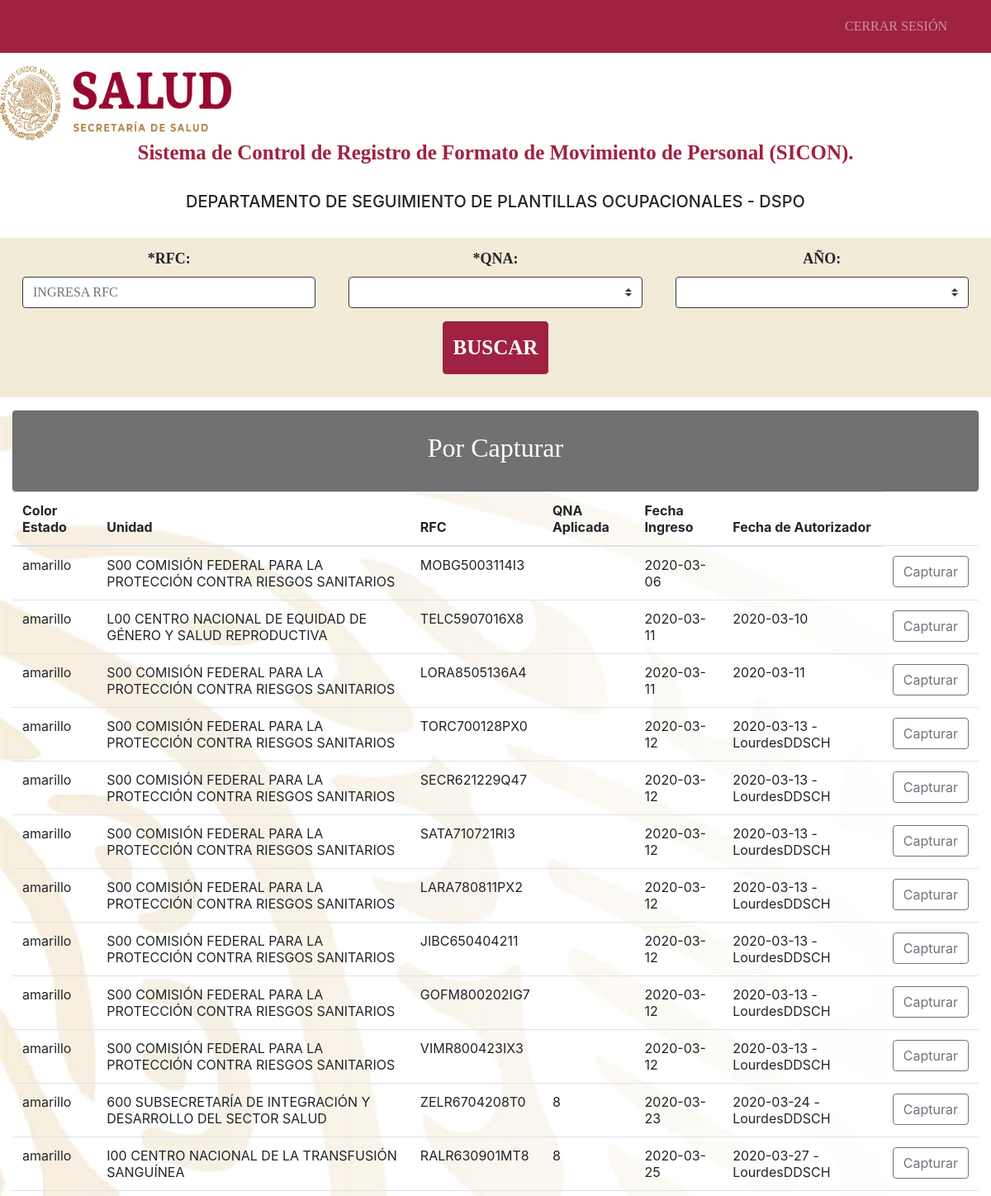
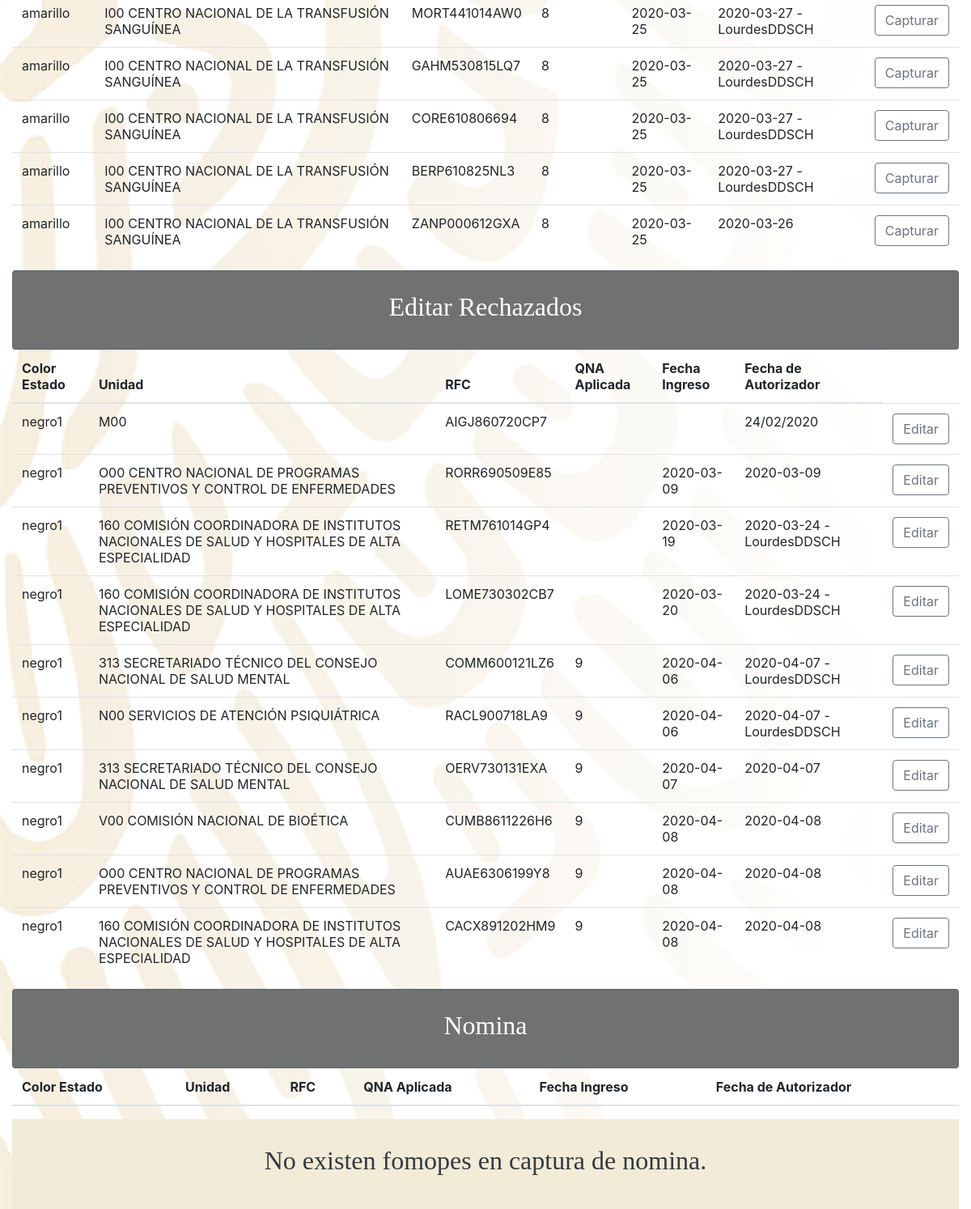
Page /roles/capturistaTostado.php?usuario_rol=IreneDSPO on the committed database (2 pictures, top to bottom).
### tables this page shows
CREATE TABLE `fomope` (
  `id_movimiento` int(11) NOT NULL,
  `color_estado` varchar(13) NOT NULL,
  `usuario_name` varchar(20) NOT NULL,
  `unidad` varchar(160) NOT NULL,
  `rfc` varchar(13) NOT NULL,
  `curp` varchar(18) NOT NULL,
  `apellido_1` varchar(30) NOT NULL,
  `apellido_2` varchar(30) NOT NULL,
  `nombre` varchar(40) NOT NULL,
  `fechaIngreso` varchar(11) NOT NULL,
  `oficioEntrega` varchar(15) DEFAULT NULL,
  `tipoEntrega` varchar(12) DEFAULT NULL,
  `tipoDeAccion` varchar(12) NOT NULL,
  `justificacionRechazo` varchar(120) NOT NULL,
  `quincenaAplicada` varchar(2) NOT NULL,
  `anio` varchar(5) NOT NULL,
  `oficioUnidad` varchar(80) NOT NULL,
  `fechaOficio` varchar(11) DEFAULT NULL,
  `fechaRecibido` varchar(11) DEFAULT NULL,
  `codigo` varchar(9) NOT NULL,
  `n_puesto` varchar(5) NOT NULL,
  `clavePresupuestaria` varchar(36) NOT NULL,
  `codigoMovimiento` varchar(5) NOT NULL,
  `descripcionMovimiento` varchar(180) NOT NULL,
  `vigenciaDel` varchar(11) NOT NULL,
  `vigenciaAl` varchar(11) NOT NULL,
  `entidad` varchar(30) NOT NULL,
  `consecutivoMaestroPuestos` varchar(5) NOT NULL,
  `puestos` varchar(100) NOT NULL,
  `observaciones` varchar(150) DEFAULT NULL,
  `fechaEnviadaRubricaDspo` varchar(11) DEFAULT NULL,
  `fechaEnviadaRubricaDipsp` varchar(11) DEFAULT NULL,
  `fechaEnviadaRubricaDgrho` varchar(11) DEFAULT NULL,
  `fechaRecepcionSpc` varchar(11) DEFAULT NULL,
  `fechaEnvioSpc` varchar(11) DEFAULT NULL,
  `fechaReciboDspo` varchar(11) DEFAULT NULL,
  `folioSpc` varchar(5) DEFAULT NULL,
  `fechaCapturaNomina` varchar(11) DEFAULT NULL,
  `fechaEntregaArchivo` varchar(11) DEFAULT NULL,
  `fechaEntregaRLaborales` varchar(11) DEFAULT NULL,
  `OfEntregaRLaborales` varchar(65) DEFAULT NULL,
  `fomopeDigital` varchar(8) DEFAULT NULL,
  `fechaEntregaUnidad` varchar(11) DEFAULT NULL,
  `OfEntregaUnidad` varchar(50) DEFAULT NULL,
  `fechaAutorizacion` varchar(40) DEFAULT NULL,
  `analistaCap` varchar(35) DEFAULT NULL,
  `fechaCaptura` varchar(45) DEFAULT NULL
);

### roles/capturistaTostado.php (the view, shortened to what this page needs)
<html>
	<head>
		<link rel="stylesheet" type="text/css" href="css/estilo_form.css">
		<link rel="stylesheet" href="https://maxcdn.bootstrapcdn.com/bootstrap/4.3.1/css/bootstrap.min.css">
		<link href='css/jquery-ui.min.css' type='text/css' rel='stylesheet'>
		<link href='css/jquery-ui.css' type='text/css' rel='stylesheet'>
	</head>
	<body>
		<form name="cerrar" action="../LoginMenu/vista/cerrarsesion.php" method="POST">
		<nav class="navbar fixed-top navbar-expand-lg navbar-dark plantilla-input fixed-top">
		    <div class="container">
		      <div class="collapse navbar-collapse" id="navbarResponsive">
		        <ul class="navbar-nav ml-auto">
		          <li class="nav-item">
		          	<a class="nav-link" href='../LoginMenu/vista/cerrarsesion.php'>CERRAR SESIÓN</a>
		        </ul>
		      </div>
		    </div>
		  </nav>
		</form>
		<?php
				include "configuracion.php";
				$usuarioSeguir =  $_GET['usuario_rol'];
			?>
<br>
	 <a  href= <?php echo ("'./menuPrincipal.php?usuario_rol=$usuarioSeguir'");?>><img class="img-responsive" src="img/ss1.png" height="90" width="280"/></a>
		<center>
				<h3 class="estilo-color plantilla-subtitulospr">Sistema de Control de Registro de Formato de Movimiento de Personal (SICON).</h3>
				<br>
				<h5 class=" plantilla-subtitulop"> DEPARTAMENTO DE SEGUIMIENTO DE PLANTILLAS OCUPACIONALES - DSPO</h5>
			<br>
			<form method="post" action="">
				<div class="plantilla-inputv text-center">
					<div class="form-row">
						<div class="col">
							<div class="form-group col-md-12">
								<label class="plantilla-label" for="elRfc">*RFC:</label>
								<input type="text" class="form-control border-dark" id="rfc" name="rfc" placeholder="Ingresa rfc" maxlength="13"  >
							</div>
						</div>
						<div class="col">
							<div class="form-group col-md-12">
								<label  class="plantilla-label" for="laQna">*QNA: </label>
									<select class="form-control custom-select border-dark" name="qnaOption">
										<?php
										$consulta = "SELECT * FROM ct_quincena";
										$resultado = mysqli_query($conexion , $consulta);
										$contador=0;
										while($misdatos = mysqli_fetch_assoc($resultado)){ $contador++;?>
										<option  data-subtext="<?php echo $misdatos["id_qna"]; ?>"><?php echo $misdatos["qna"]; ?></option>
										<?php }?>
										</select>
							</div>
						</div>
						<div class="col">
							<div class="form-group col-md-12">
								<label  class="plantilla-label" for="elAnio">AÑO: </label>
									<select class="form-control custom-select border-dark" name="anio">
										<option value=""></option>
										<option value="2019">2019</option>
									</select>
							</div>
						</div>
					</div>
				<div class="col-sm-12">
					<div class="form-row">
					<div class="form-group col-md-12">
						<div class="col text-center">
							<input type="submit" name="buscar" onclick="'<?php $_GET['usuario_rol']; ?>'" class="btn btn btn-danger tamanio-button plantilla-input text-white bord" value="Buscar"><br>
						</div>
					</div>
					</div>
				</div>
			</form>
			<div class="col-sm-12">
					<div class="card bg-secondary text-white">
						    <div class="card-body plantilla-inputg"><h2>Por Capturar</h2></div>
					</div>
					<table class="table table-hover table-white">
						<thead>
						    <tr>
						      <th scope="titulo">Color Estado</th>
						      <th scope="titulo">Unidad</th>
						      <th scope="titulo">RFC</th>
						      <th scope="titulo">QNA Aplicada</th>
			           		  <th scope="titulo">Fecha Ingreso</th>
			           		  <th scope="titulo">Fecha de Autorizador</th>
						   </tr>
					 	 </thead>
						<?php
							include "configuracion.php";
							$sql="SELECT id_movimiento,color_estado,unidad, rfc,quincenaAplicada,fechaIngreso, fechaAutorizacion from fomope WHERE (analistaCap = '$usuarioSeguir' AND color_estado = 'amarillo')";
							$result=mysqli_query($conexion,$sql);
							while($ver=mysqli_fetch_row($result)){
					        	$datos=$ver[0]."||".$usuarioSeguir."||1";
						 ?>
						<tr>
							<td><?php echo $ver[1] ?></td>
							<td><?php echo $ver[2] ?></td>
							<td><?php echo $ver[3] ?></td>
							<td><?php echo $ver[4] ?></td>
							<td><?php echo $ver[5] ?></td>
							<td><?php echo $ver[6] ?></td>
							<td>
									<button type="button" class="btn btn-outline-secondary" onclick="agregaform('<?php echo $datos ?>')" id="" >Capturar</button>
							</td>
						</tr>
						<?php
					}
						 ?>
					</table>
				</div>
			<div class="col-sm-12">
					<div class="card bg-secondary text-white">
						    <div class="card-body plantilla-inputg"><h2>Editar Rechazados</h2></div>
					</div>
					<table class="table table-hover table-white">
						<thead>
						    <tr>
						      <th scope="titulo">Color Estado</th>
						      <th scope="titulo">Unidad</th>
						      <th scope="titulo">RFC</th>
						      <th scope="titulo">QNA Aplicada</th>
			           		<th scope="titulo">Fecha Ingreso</th>
			           		<th scope="titulo">Fecha de Autorizador</th>
						   </tr>
					 	 </thead>
						<?php
							include "configuracion.php";
							$sql="SELECT id_movimiento,color_estado,unidad, rfc,quincenaAplicada,fechaIngreso, fechaAutorizacion
									from fomope WHERE color_estado = 'negro1'";
							$result=mysqli_query($conexion,$sql);
							while($ver=mysqli_fetch_row($result)){
					        	$datos=$ver[0]."||".$usuarioSeguir."||4";
						 ?>
						<tr>
							<td><?php echo $ver[1] ?></td>
							<td><?php echo $ver[2] ?></td>
							<td><?php echo $ver[3] ?></td>
							<td><?php echo $ver[4] ?></td>
							<td><?php echo $ver[5] ?></td>
							<td><?php echo $ver[6] ?></td>
							<td>
									<button type="button" class="btn btn-outline-secondary" onclick="agregaform('<?php echo $datos ?>')" id="" >Editar</button>
							</td>
						</tr>
						<?php
					}
						 ?>
					</table>
			</div>
			<div class="col-sm-12">
					<div class="card bg-secondary text-white">
						    <div class="card-body plantilla-inputg"><h2>Nomina</h2></div>
					</div>
					<table class="table table-hover table-white">
						<thead>
						    <tr>
						      <th scope="titulo">Color Estado</th>
						      <th scope="titulo">Unidad</th>
						      <th scope="titulo">RFC</th>
						      <th scope="titulo">QNA Aplicada</th>
			           		<th scope="titulo">Fecha Ingreso</th>
			           		<th scope="titulo">Fecha de Autorizador</th>
						   </tr>
					 	 </thead>
					</table>
			</div>
				<?php
						 		include "configuracion.php";
							$sql="SELECT id_movimiento, unidad, rfc,fechaOficio
									from fomope WHERE color_estado = 'rosa'";
							$result=mysqli_query($conexion,$sql);
							$totalFilas    =    mysqli_num_rows($result);
							if($totalFilas == 0){
									echo('
										<div class="col-sm-12 ">
										<div class="plantilla-inputv text-dark">
										    <div class="card-body"><h2>No existen fomopes en captura de nomina.</h2></div>
									</div>
									</div>');
							}
						  ?>
	</center>
	</body>
</html>

### roles/css/estilo_form.css (style rules this page uses)
input { text-transform: uppercase; }
body { background-image: url(../img/fondo5.png); background-size: cover; font-family: "Roboto", sans-serif; padding-top: 56px; }

### roles/capturistaTostado.php (style rules this page uses)
.bord { border-style: solid; border-color: #9f2241; }
input { text-transform: uppercase; }
.estilo-color { font-family: Monserrat, Medium; font-size: 25px; color: #9f2241 ; font-weight: bold; }
.plantilla-subtitulospr { font-family: Monserrat, Medium; font-size: 25px; font-weight: bold; }
.plantilla-input { background-color: #9f2241; font-family: Monserrat, Medium; padding: 12px; }
.plantilla-inputg { background-color: #6f7271; font-family: Monserrat, Medium; padding: 25px; }
.plantilla-inputv { background-color: #f2ebd7; font-family: Monserrat, Medium; padding: 12px; }
.plantilla-label { font-weight: bold; border-color: hsl(0, 100%, 50%); font-family: Monserrat, Medium; font-size: 18px; }
.tamanio-button { font-weight: bold; font-size: 25px; }

### rows in the picture
fomope: color_estado "amarillo", unidad "S00 COMISIÓN FEDERAL PARA LA PROTECCIÓN CONTRA RIESGOS SANITARIOS", rfc "MOBG5003114I3", fechaIngreso "2020-03-06"
fomope: color_estado "amarillo", unidad "L00 CENTRO NACIONAL DE EQUIDAD DE GÉNERO Y SALUD REPRODUCTIVA", rfc "TELC5907016X8", fechaIngreso "2020-03-11", fechaAutorizacion "2020-03-10"
fomope: color_estado "amarillo", unidad "S00 COMISIÓN FEDERAL PARA LA PROTECCIÓN CONTRA RIESGOS SANITARIOS", rfc "LORA8505136A4", fechaIngreso "2020-03-11", fechaAutorizacion "2020-03-11"
fomope: color_estado "amarillo", unidad "S00 COMISIÓN FEDERAL PARA LA PROTECCIÓN CONTRA RIESGOS SANITARIOS", rfc "TORC700128PX0", fechaIngreso "2020-03-12", fechaAutorizacion "2020-03-13 - LourdesDDSCH"
fomope: color_estado "amarillo", unidad "S00 COMISIÓN FEDERAL PARA LA PROTECCIÓN CONTRA RIESGOS SANITARIOS", rfc "SECR621229Q47", fechaIngreso "2020-03-12", fechaAutorizacion "2020-03-13 - LourdesDDSCH"
fomope: color_estado "amarillo", unidad "S00 COMISIÓN FEDERAL PARA LA PROTECCIÓN CONTRA RIESGOS SANITARIOS", rfc "SATA710721RI3", fechaIngreso "2020-03-12", fechaAutorizacion "2020-03-13 - LourdesDDSCH"
fomope: color_estado "amarillo", unidad "S00 COMISIÓN FEDERAL PARA LA PROTECCIÓN CONTRA RIESGOS SANITARIOS", rfc "LARA780811PX2", fechaIngreso "2020-03-12", fechaAutorizacion "2020-03-13 - LourdesDDSCH"
fomope: color_estado "amarillo", unidad "S00 COMISIÓN FEDERAL PARA LA PROTECCIÓN CONTRA RIESGOS SANITARIOS", rfc "JIBC650404211", fechaIngreso "2020-03-12", fechaAutorizacion "2020-03-13 - LourdesDDSCH"
fomope: color_estado "amarillo", unidad "S00 COMISIÓN FEDERAL PARA LA PROTECCIÓN CONTRA RIESGOS SANITARIOS", rfc "GOFM800202IG7", fechaIngreso "2020-03-12", fechaAutorizacion "2020-03-13 - LourdesDDSCH"
fomope: color_estado "amarillo", unidad "S00 COMISIÓN FEDERAL PARA LA PROTECCIÓN CONTRA RIESGOS SANITARIOS", rfc "VIMR800423IX3", fechaIngreso "2020-03-12", fechaAutorizacion "2020-03-13 - LourdesDDSCH"
fomope: color_estado "amarillo", unidad "600 SUBSECRETARÍA DE INTEGRACIÓN Y DESARROLLO DEL SECTOR SALUD", rfc "ZELR6704208T0", quincenaAplicada "8", fechaIngreso "2020-03-23", fechaAutorizacion "2020-03-24 - LourdesDDSCH"
fomope: color_estado "amarillo", unidad "I00 CENTRO NACIONAL DE LA TRANSFUSIÓN SANGUÍNEA", rfc "RALR630901MT8", quincenaAplicada "8", fechaIngreso "2020-03-25", fechaAutorizacion "2020-03-27 - LourdesDDSCH"
fomope: color_estado "amarillo", unidad "I00 CENTRO NACIONAL DE LA TRANSFUSIÓN SANGUÍNEA", rfc "MORT441014AW0", quincenaAplicada "8", fechaIngreso "2020-03-25", fechaAutorizacion "2020-03-27 - LourdesDDSCH"
fomope: color_estado "amarillo", unidad "I00 CENTRO NACIONAL DE LA TRANSFUSIÓN SANGUÍNEA", rfc "GAHM530815LQ7", quincenaAplicada "8", fechaIngreso "2020-03-25", fechaAutorizacion "2020-03-27 - LourdesDDSCH"
fomope: color_estado "amarillo", unidad "I00 CENTRO NACIONAL DE LA TRANSFUSIÓN SANGUÍNEA", rfc "CORE610806694", quincenaAplicada "8", fechaIngreso "2020-03-25", fechaAutorizacion "2020-03-27 - LourdesDDSCH"
fomope: color_estado "amarillo", unidad "I00 CENTRO NACIONAL DE LA TRANSFUSIÓN SANGUÍNEA", rfc "BERP610825NL3", quincenaAplicada "8", fechaIngreso "2020-03-25", fechaAutorizacion "2020-03-27 - LourdesDDSCH"
fomope: color_estado "amarillo", unidad "I00 CENTRO NACIONAL DE LA TRANSFUSIÓN SANGUÍNEA", rfc "ZANP000612GXA", quincenaAplicada "8", fechaIngreso "2020-03-25", fechaAutorizacion "2020-03-26"
fomope: color_estado "negro1", unidad "M00", rfc "AIGJ860720CP7", fechaAutorizacion "24/02/2020"
fomope: color_estado "negro1", unidad "O00 CENTRO NACIONAL DE PROGRAMAS PREVENTIVOS Y CONTROL DE ENFERMEDADES", rfc "RORR690509E85", fechaIngreso "2020-03-09", fechaAutorizacion "2020-03-09"
fomope: color_estado "negro1", unidad "160 COMISIÓN COORDINADORA DE INSTITUTOS NACIONALES DE SALUD Y HOSPITALES DE ALTA ESPECIALIDAD", rfc "RETM761014GP4", fechaIngreso "2020-03-19", fechaAutorizacion "2020-03-24 - LourdesDDSCH"
fomope: color_estado "negro1", unidad "160 COMISIÓN COORDINADORA DE INSTITUTOS NACIONALES DE SALUD Y HOSPITALES DE ALTA ESPECIALIDAD", rfc "LOME730302CB7", fechaIngreso "2020-03-20", fechaAutorizacion "2020-03-24 - LourdesDDSCH"
fomope: color_estado "negro1", unidad "313 SECRETARIADO TÉCNICO DEL CONSEJO NACIONAL DE SALUD MENTAL", rfc "COMM600121LZ6", quincenaAplicada "9", fechaIngreso "2020-04-06", fechaAutorizacion "2020-04-07 - LourdesDDSCH"
fomope: color_estado "negro1", unidad "N00 SERVICIOS DE ATENCIÓN PSIQUIÁTRICA", rfc "RACL900718LA9", quincenaAplicada "9", fechaIngreso "2020-04-06", fechaAutorizacion "2020-04-07 - LourdesDDSCH"
fomope: color_estado "negro1", unidad "313 SECRETARIADO TÉCNICO DEL CONSEJO NACIONAL DE SALUD MENTAL", rfc "OERV730131EXA", quincenaAplicada "9", fechaIngreso "2020-04-07", fechaAutorizacion "2020-04-07"
fomope: color_estado "negro1", unidad "V00 COMISIÓN NACIONAL DE BIOÉTICA", rfc "CUMB8611226H6", quincenaAplicada "9", fechaIngreso "2020-04-08", fechaAutorizacion "2020-04-08"
fomope: color_estado "negro1", unidad "O00 CENTRO NACIONAL DE PROGRAMAS PREVENTIVOS Y CONTROL DE ENFERMEDADES", rfc "AUAE6306199Y8", quincenaAplicada "9", fechaIngreso "2020-04-08", fechaAutorizacion "2020-04-08"
fomope: color_estado "negro1", unidad "160 COMISIÓN COORDINADORA DE INSTITUTOS NACIONALES DE SALUD Y HOSPITALES DE ALTA ESPECIALIDAD", rfc "CACX891202HM9", quincenaAplicada "9", fechaIngreso "2020-04-08", fechaAutorizacion "2020-04-08"
